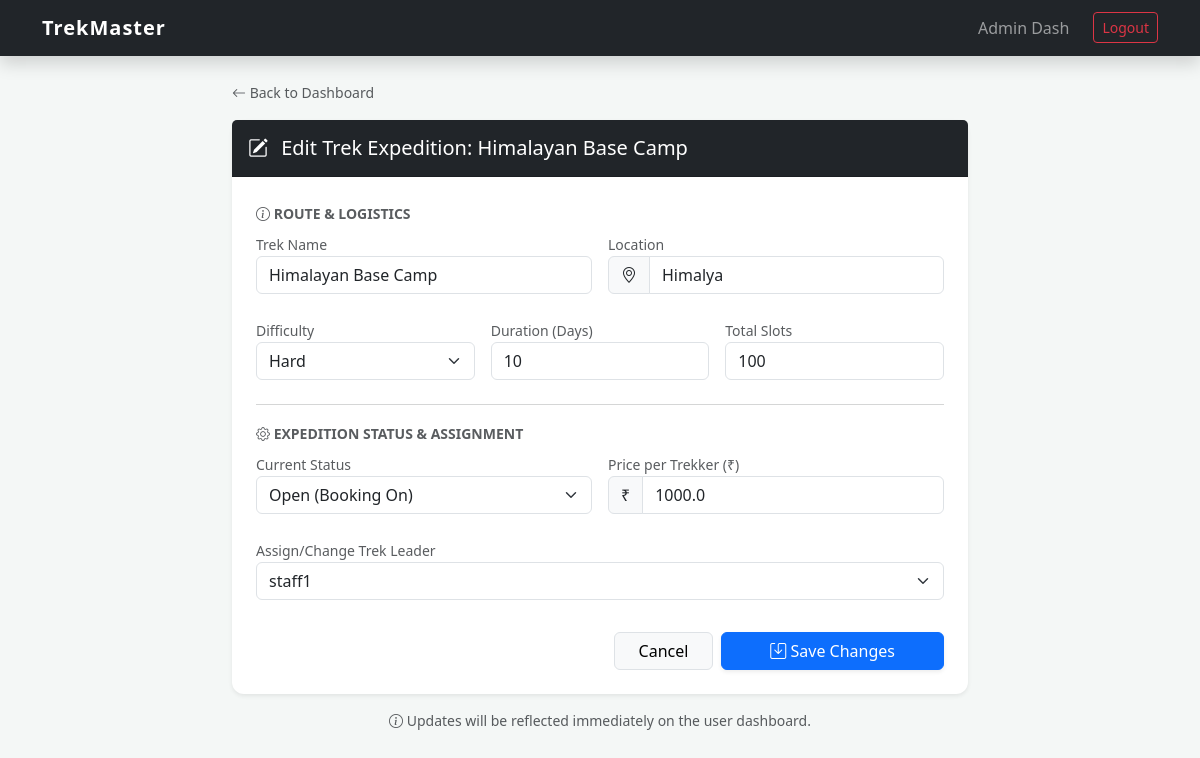
The page /admin/edit_trek/1 (signed in) on the database its author committed.
### models.py (models this page shows)
class Trek(db.Model):
    __tablename__ = 'trek'
    id = db.Column(db.Integer, primary_key=True)
    name = db.Column(db.String(100), nullable=False)
    location = db.Column(db.String(100), nullable=False)
    difficulty = db.Column(db.String(20), nullable=False) # 'Easy', 'Moderate', 'Hard'
    duration = db.Column(db.Integer, nullable=False)
    total_slots = db.Column(db.Integer, nullable=False)
    available_slots = db.Column(db.Integer, nullable=False)
    status = db.Column(db.String(20), default='Pending') # 'Open', 'Closed', 'Completed'
    start_date = db.Column(db.Date, nullable=False)
    end_date = db.Column(db.Date, nullable=False)
    staff_id = db.Column(db.Integer, db.ForeignKey('staff_profile.id'), nullable=True)
    price_per_person = db.Column(db.Float, default=0.0)
    description = db.Column(db.Text)
    created_at = db.Column(db.DateTime, default=datetime.utcnow) # [NEW] Sorting ke liye (Latest treks first)
    bookings = db.relationship('Booking', backref='trek_ref', lazy=True, cascade="all, delete-orphan")

class StaffProfile(db.Model):
    __tablename__ = 'staff_profile'
    id = db.Column(db.Integer, primary_key=True)
    user_id = db.Column(db.Integer, db.ForeignKey('user.id'), nullable=False)
    name = db.Column(db.String(100), nullable=False)
    contact_details = db.Column(db.String(15), nullable=False)
    status = db.Column(db.String(20), default='Available')
    bio = db.Column(db.Text)
    assigned_treks = db.relationship('Trek', backref='leader', lazy=True)

### app.py (the view, shortened to what this page needs)
@app.route('/admin/edit_trek/<int:trek_id>', methods=['GET', 'POST'])
def edit_trek(trek_id):
    if session.get('role') != 'Admin': return redirect(url_for('login'))
    trek = Trek.query.get(trek_id)
    staff_list = StaffProfile.query.all()
    return render_template('admin/edit_trek.html', trek=trek, staff=staff_list)

### templates/admin/edit_trek.html (shortened to what this page needs)
{% extends "base.html" %}
{% block content %}
<div class="row">
    <div class="col-md-8 offset-md-2">
        <div class="mb-3">
            <a href="/admin_dashboard" class="text-decoration-none text-muted small">
                <i class="bi bi-arrow-left"></i> Back to Dashboard
            </a>
        </div>
        <div class="card shadow-sm border-0">
            <div class="card-header bg-dark text-white py-3">
                <h5 class="mb-0"><i class="bi bi-pencil-square me-2"></i> Edit Trek Expedition: {{ trek.name }}</h5>
            </div>
            <div class="card-body p-4">
                <form method="POST">
                    <div class="mb-4">
                        <label class="form-label fw-bold small text-uppercase text-muted">
                            <i class="bi bi-info-circle"></i> Route & Logistics
                        </label>
                        <div class="row g-3">
                            <div class="col-md-6">
                                <label class="small text-muted">Trek Name</label>
                                <input type="text" name="name" class="form-control" value="{{ trek.name }}" required>
                            </div>
                            <div class="col-md-6">
                                <label class="small text-muted">Location</label>
                                <div class="input-group">
                                    <span class="input-group-text bg-light"><i class="bi bi-geo-alt"></i></span>
                                    <input type="text" name="location" class="form-control" value="{{ trek.location }}" required>
                                </div>
                            </div>
                        </div>
                    </div>
                    <div class="row g-3 mb-4">
                        <div class="col-md-4">
                            <label class="small text-muted">Difficulty</label>
                            <select name="difficulty" class="form-select" required>
                                <option value="Hard" {% if trek.difficulty == 'Hard' %}selected{% endif %}>Hard</option>
                            </select>
                        </div>
                        <div class="col-md-4">
                            <label class="small text-muted">Duration (Days)</label>
                            <input type="number" name="duration" class="form-control" value="{{ trek.duration }}" required>
                        </div>
                        <div class="col-md-4">
                            <label class="small text-muted">Total Slots</label>
                            <input type="number" name="slots" class="form-control" value="{{ trek.total_slots }}" required>
                        </div>
                    </div>
                    <hr class="text-muted opacity-25">
                    <div class="mb-4">
                        <label class="form-label fw-bold small text-uppercase text-muted">
                            <i class="bi bi-gear"></i> Expedition Status & Assignment
                        </label>
                        <div class="row g-3">
                            <div class="col-md-6">
                                <label class="small text-muted">Current Status</label>
                                <select name="status" class="form-select">
                                    <option value="Open" {% if trek.status=='Open' %}selected{% endif %}>Open (Booking On)</option>
                                </select>
                            </div>
                            <div class="col-md-6">
                                <label class="small text-muted">Price per Trekker (₹)</label>
                                <div class="input-group">
                                    <span class="input-group-text bg-light">₹</span>
                                    <input type="number" step="0.01" name="price" class="form-control" value="{{ trek.price_per_person }}" required>
                                </div>
                            </div>
                        </div>
                    </div>
                    <div class="mb-4">
                        <label class="small text-muted">Assign/Change Trek Leader</label>
                        <select name="staff_id" class="form-select">
                            {% for s in staff %}
                            <option value="{{ s.id }}" {% if s.id == trek.staff_id %}selected{% endif %}>{{ s.name }}</option>
                            {% endfor %}
                        </select>
                    </div>
                    <div class="d-grid gap-2 d-md-flex justify-content-md-end pt-2">
                        <a href="/admin_dashboard" class="btn btn-light border px-4">Cancel</a>
                        <button type="submit" class="btn btn-primary px-5 shadow-sm">
                            <i class="bi bi-save"></i> Save Changes
                    </div>
                </form>
            </div>
        </div>
        <p class="text-center text-muted small mt-3">
            <i class="bi bi-info-circle"></i> Updates will be reflected immediately on the user dashboard.
        </p>
    </div>
</div>
{% endblock %}

### templates/base.html (style rules this page uses)
body { background-color: #f4f7f6; font-family: 'Segoe UI', Tahoma, Geneva, Verdana, sans-serif; }
.card { border: none; border-radius: 12px; transition: 0.3s; }

### rows shown on the page
Trek: name "Himalayan Base Camp", location "Himalya", difficulty "Hard", duration "10", slots "100", status "Open (Booking On)", price "1000.0", staff_id "staff1"
